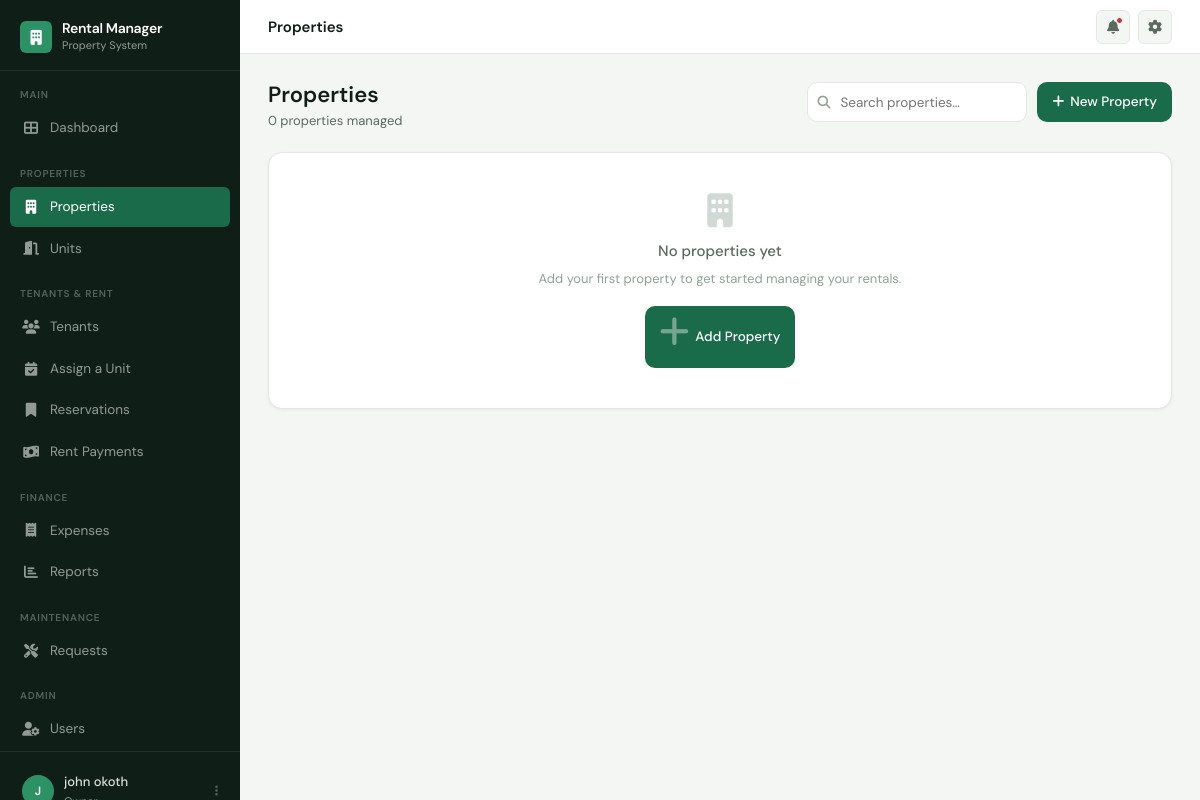
The app's page /properties/p_list (signed in), older data.
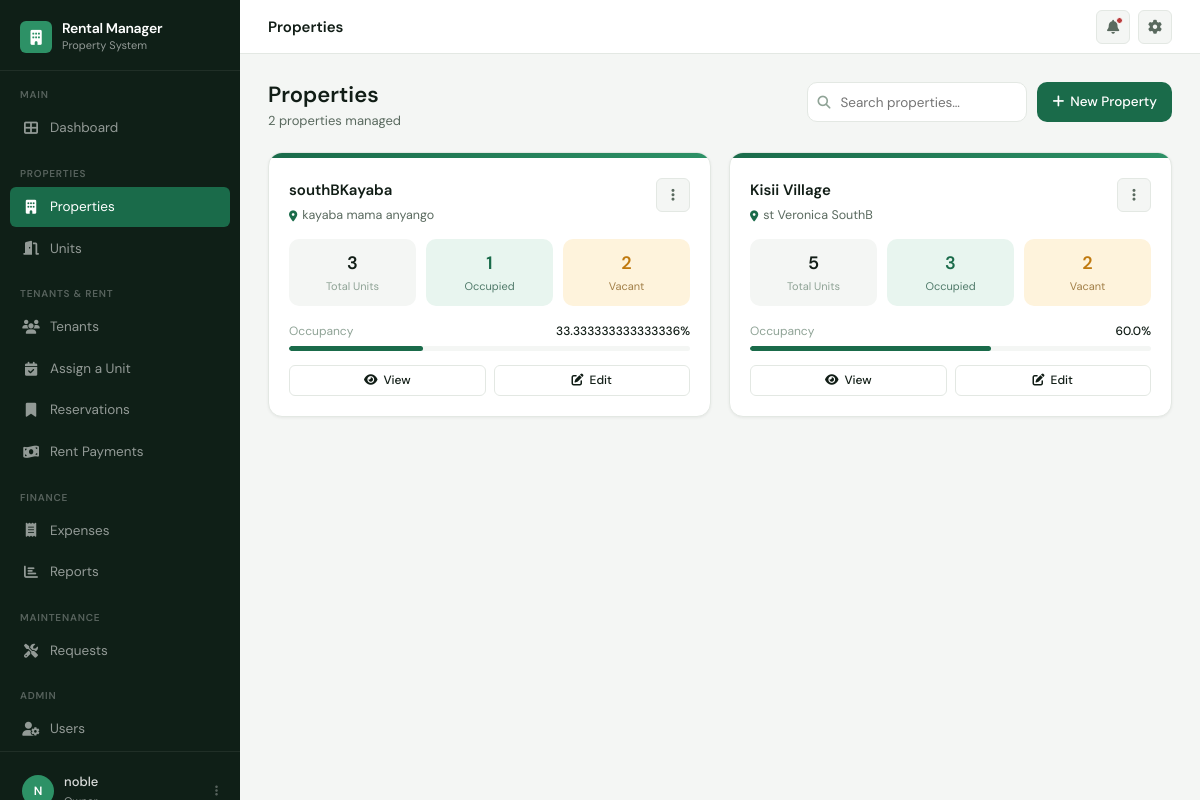
The same page, newer data.
### accounts/models.py (models this page shows, shortened)
class User(AbstractUser):
    OWNER = 'OWNER'
    MANAGER = 'MANAGER'
    CARETAKER = 'CARETAKER'
    ROLE_CHOICES = [
        (OWNER, 'Owner'),
        (MANAGER, 'Manager'),
        (CARETAKER, 'Caretaker'),
    ]
    phone_number = models.CharField(max_length=15, unique=True)
    role = models.CharField(max_length=20, choices=ROLE_CHOICES, default=CARETAKER)
    created_at = models.DateTimeField(auto_now_add=True)
    updated_at = models.DateTimeField(auto_now=True)

### properties/models.py (models this page shows, shortened)
class Property(models.Model):
    name = models.CharField(max_length=200)
    location = models.CharField(max_length=255)
    image = models.ImageField(
        upload_to='properties/',
        blank=True,
        null=True
    )
    description = models.TextField(
        blank=True,
        null=True
    )
    water_included = models.BooleanField(
        default=True
    )
    electricity_included = models.BooleanField(
        default=True
    )
    active = models.BooleanField(
        default=True
    )
    created_at = models.DateTimeField(
        auto_now_add=True
    )
    updated_at = models.DateTimeField(
        auto_now=True
    )
    class Meta:
        ordering = ['name']
        verbose_name = 'Property'
        verbose_name_plural = 'Properties'

### properties/views.py (the view)
# urls.py: path('p_list', property_list, name='property_list'),
@login_required
def property_list(request):
    properties = Property.objects.order_by('-created_at').annotate(
        units_count=Count('units'),
        occupied_count=Sum(
            Case(
                When(units__status=Unit.OCCUPIED, then=1),
                default=0,
                output_field=IntegerField(),
            )
        ),
        vacant_count=Sum(
            Case(
                When(units__status=Unit.VACANT, then=1),
                default=0,
                output_field=IntegerField(),
            )
        ),
    ).annotate(
        occupancy_pct=ExpressionWrapper(
            Case(
                When(units_count=0, then=Value(0.0)),
                default=F('occupied_count') * 100.0 / F('units_count'),
                output_field=FloatField(),
            ),
            output_field=FloatField(),
        )
    )
    return render(request, 'property/p_list.html', {'properties': properties})

### templates/property/p_list.html (shortened to what the changed rows need)
{% extends 'base.html' %}
{% block content %}
<div class="page-header">
    <div class="page-header-left">
        <h1>Properties</h1>
        <p>{{ properties.count }} propert{{ properties.count|pluralize:"y,ies" }} managed</p>
    </div>
</div>
{% if properties %}
<div style="display:grid; grid-template-columns: repeat(auto-fill, minmax(300px, 1fr)); gap:18px;" id="propertyGrid">
    {% for property in properties %}
    <div class="card property-card" style="overflow:hidden; transition: box-shadow 0.15s;" onmouseover="this.style.boxShadow='var(--shadow-md)'" onmouseout="this.style.boxShadow='var(--shadow-sm)'">
        <div style="height:5px; background: linear-gradient(90deg, var(--brand) 0%, var(--brand-mid) 100%);"></div>
        <div class="card-body">
            <div style="display:flex; justify-content:space-between; align-items:flex-start; margin-bottom:14px;">
                <div style="flex:1; min-width:0;">
                    <div style="font-size:15px; font-weight:600; margin-bottom:3px; white-space:nowrap; overflow:hidden; text-overflow:ellipsis;">{{ property.name }}</div>
                    <div style="font-size:12.5px; color:var(--txt-secondary); display:flex; align-items:center; gap:5px;">
                        <i class="fas fa-map-marker-alt" style="color:var(--brand); font-size:11px;"></i>
                        {{ property.location|truncatechars:40 }}
                    </div>
                </div>
                <div class="dropdown" style="margin-left:10px;">
                    <button class="topbar-btn" onclick="toggleDropdown('prop{{ property.pk }}'); event.stopPropagation();">
                        <i class="fas fa-ellipsis-v"></i>
                    </button>
                </div>
            </div>
            <div style="display:grid; grid-template-columns: 1fr 1fr 1fr; gap:10px; margin-bottom:16px;">
                <div style="text-align:center; padding:10px 6px; background:var(--bg); border-radius:var(--radius-md);">
                    <div style="font-size:18px; font-weight:600; color:var(--txt-primary);">{{ property.units_count|default:"0" }}</div>
                    <div style="font-size:11px; color:var(--txt-muted);">Total Units</div>
                </div>
                <div style="text-align:center; padding:10px 6px; background:var(--green-bg); border-radius:var(--radius-md);">
                    <div style="font-size:18px; font-weight:600; color:var(--green);">{{ property.occupied_count|default:"0" }}</div>
                    <div style="font-size:11px; color:var(--green-txt); opacity:0.7;">Occupied</div>
                </div>
                <div style="text-align:center; padding:10px 6px; background:var(--amber-bg); border-radius:var(--radius-md);">
                    <div style="font-size:18px; font-weight:600; color:var(--amber);">{{ property.vacant_count|default:"0" }}</div>
                    <div style="font-size:11px; color:var(--amber-txt); opacity:0.7;">Vacant</div>
                </div>
            </div>
            {% if property.units_count %}
            <div style="margin-bottom:14px;">
                <div style="display:flex; justify-content:space-between; align-items:center; margin-bottom:5px;">
                    <span style="font-size:12px; color:var(--txt-muted);">Occupancy</span>
                    <span style="font-size:12px; font-weight:500; color:var(--txt-primary);">{{ property.occupancy_pct|default:"0" }}%</span>
                </div>
                <div class="progress">
                    <div class="progress-bar" style="width:{{ property.occupancy_pct|default:'0' }}%;"></div>
                </div>
            </div>
            {% endif %}
            <div style="display:flex; gap:8px;">
                <a href="{% url 'property_detail' property.id %}" class="btn btn-secondary btn-sm" style="flex:1; justify-content:center;">
                    <i class="fas fa-eye"></i> View
                </a>
                <a href="{% url 'property_update' property.id %}" class="btn btn-secondary btn-sm" style="flex:1; justify-content:center;">
                    <i class="fas fa-edit"></i> Edit
                </a>
            </div>
        </div>
    </div>
    {% endfor %}
</div>
{% else %}
<div class="card">
    <div class="empty-state">
        <i class="fas fa-building"></i>
        <h3>No properties yet</h3>
        <p>Add your first property to get started managing your rentals.</p>
        <a href="{% url 'property_create' %}" class="btn btn-primary" style="margin-top:16px;">
            <i class="fas fa-plus"></i> Add Property
        </a>
    </div>
</div>
{% endif %}
{% endblock %}

### templates/base.html (shortened to what the changed rows need)
<!DOCTYPE html>
<html lang="en">
{% load static %}
<head>
  <link rel="stylesheet" href="https://cdnjs.cloudflare.com/ajax/libs/font-awesome/6.4.0/css/all.min.css">
  <link rel="stylesheet" href="{% static 'styles/main.css' %}">
</head>
<body>
{% if user.is_authenticated %}
<aside class="sidebar" id="sidebar" aria-label="Main navigation">
  <a href="{% url 'home' %}" class="sidebar-brand">
    <div class="brand-icon"><i class="fas fa-building" aria-hidden="true"></i></div>
    <div>
      <div class="brand-name">Rental Manager</div>
      <div class="brand-sub">Property System</div>
    </div>
  </a>
  <div class="sidebar-section-label">Main</div>
  <ul class="sidebar-nav">
    <li>
      <a href="{% url 'dashboard' %}"
         class="{% if request.resolver_match.url_name == 'dashboard' %}active{% endif %}"
         aria-current="{% if request.resolver_match.url_name == 'dashboard' %}page{% endif %}">
        <i class="fas fa-th-large" aria-hidden="true"></i> Dashboard
      </a>
    </li>
  </ul>
  {% if user.role == 'OWNER' or user.role == 'MANAGER' %}
  <div class="sidebar-section-label">Properties</div>
  <ul class="sidebar-nav">
    <li>
      <a href="{% url 'property_list' %}"
         class="{% if 'property' in request.resolver_match.url_name %}active{% endif %}"
         aria-current="{% if 'property' in request.resolver_match.url_name %}page{% endif %}">
        <i class="fas fa-building" aria-hidden="true"></i> Properties
      </a>
    </li>
    <li>
      <a href="{% url 'unit_list' %}"
         class="{% if 'unit' in request.resolver_match.url_name %}active{% endif %}"
         aria-current="{% if 'unit' in request.resolver_match.url_name %}page{% endif %}">
        <i class="fas fa-door-open" aria-hidden="true"></i> Units
      </a>
    </li>
  </ul>
  {% endif %}
  <div class="sidebar-section-label">Tenants &amp; Rent</div>
  <ul class="sidebar-nav">
    <li>
      <a href="{% url 'tenant_list' %}"
         class="{% if 'tenant' in request.resolver_match.url_name %}active{% endif %}"
         aria-current="{% if 'tenant' in request.resolver_match.url_name %}page{% endif %}">
        <i class="fas fa-users" aria-hidden="true"></i> Tenants
      </a>
    </li>
    <li>
      <a href="{% url 'tenancy_list' %}"
         class="{% if 'tenancy' in request.resolver_match.url_name %}active{% endif %}"
         aria-current="{% if 'tenancy' in request.resolver_match.url_name %}page{% endif %}">
        <i class="fas fa-calendar-check" aria-hidden="true"></i> Assign a Unit
      </a>
    </li>
    <li>
      <a href="{% url 'reservation_list' %}"
         class="{% if 'reservation' in request.resolver_match.url_name %}active{% endif %}"
         aria-current="{% if 'reservation' in request.resolver_match.url_name %}page{% endif %}">
        <i class="fas fa-bookmark" aria-hidden="true"></i> Reservations
      </a>
    </li>
    <li>
      <a href=""
         class="{% if 'rent_payment' in request.resolver_match.url_name %}active{% endif %}"
         aria-current="{% if 'rent_payment' in request.resolver_match.url_name %}page{% endif %}">
        <i class="fas fa-money-bill-wave" aria-hidden="true"></i> Rent Payments
      </a>
    </li>
  </ul>
  <div class="sidebar-section-label">Finance</div>
  <ul class="sidebar-nav">
    <li>
      <a href=""
         class="{% if 'expense' in request.resolver_match.url_name %}active{% endif %}"
         aria-current="{% if 'expense' in request.resolver_match.url_name %}page{% endif %}">
        <i class="fas fa-receipt" aria-hidden="true"></i> Expenses
      </a>
    </li>
    <li>
      <a href=""
         class="{% if 'report' in request.resolver_match.url_name %}active{% endif %}"
         aria-current="{% if 'report' in request.resolver_match.url_name %}page{% endif %}">
        <i class="fas fa-chart-bar" aria-hidden="true"></i> Reports
      </a>
    </li>
  </ul>
  <div class="sidebar-section-label">Maintenance</div>
  <ul class="sidebar-nav">
    <li>
      <a href=""
         class="{% if 'maintenance' in request.resolver_match.url_name %}active{% endif %}"
         aria-current="{% if 'maintenance' in request.resolver_match.url_name %}page{% endif %}">
        <i class="fas fa-tools" aria-hidden="true"></i> Requests
      </a>
    </li>
  </ul>
  {% if user.role == 'OWNER' %}
  <div class="sidebar-section-label">Admin</div>
  <ul class="sidebar-nav">
    <li>
      <a href="{% url 'user_list' %}"
         class="{% if 'user' in request.resolver_match.url_name %}active{% endif %}"
         aria-current="{% if 'user' in request.resolver_match.url_name %}page{% endif %}">
        <i class="fas fa-user-cog" aria-hidden="true"></i> Users
      </a>
    </li>
  </ul>
  {% endif %}
  <div class="sidebar-footer">
    <div class="user-card" onclick="toggleDropdown('userDrop')" role="button" aria-haspopup="true" aria-expanded="false" tabindex="0">
      <div class="user-avatar" aria-hidden="true">
        {{ user.get_full_name|default:user.username|first|upper }}
      </div>
      <div class="user-info">
        <div class="user-name">{{ user.get_full_name|default:user.username }}</div>
        <div class="user-role">{{ user.get_role_display }}</div>
      </div>
      <i class="fas fa-ellipsis-v user-ellipsis" aria-hidden="true"></i>
    </div>
  </div>
</aside>
{% endif %}
<div class="main">
  <main class="page" id="main-content">
    {% block content %}{% endblock %}
  </main>
</div>
</body>
</html>

Row changes from the older to the newer data that the page shows:
changed User: get_full_name|first "J" → "N"; get_full_name "john okoth" → "noble"
added Property: name "southBKayaba", location "kayaba mama anyango", units_count "3", occupied_count "1", vacant_count "2", occupancy_pct "33.333333333333336"
added Property: name "Kisii Village", location "st Veronica SouthB", units_count "5", occupied_count "3", vacant_count "2", occupancy_pct "60.0"
Text that changed along with them:
{{ properties.count }}: "0" → "2"
text no longer shown: "No properties yet Add your first property to get started managing your rentals. Add Property"
